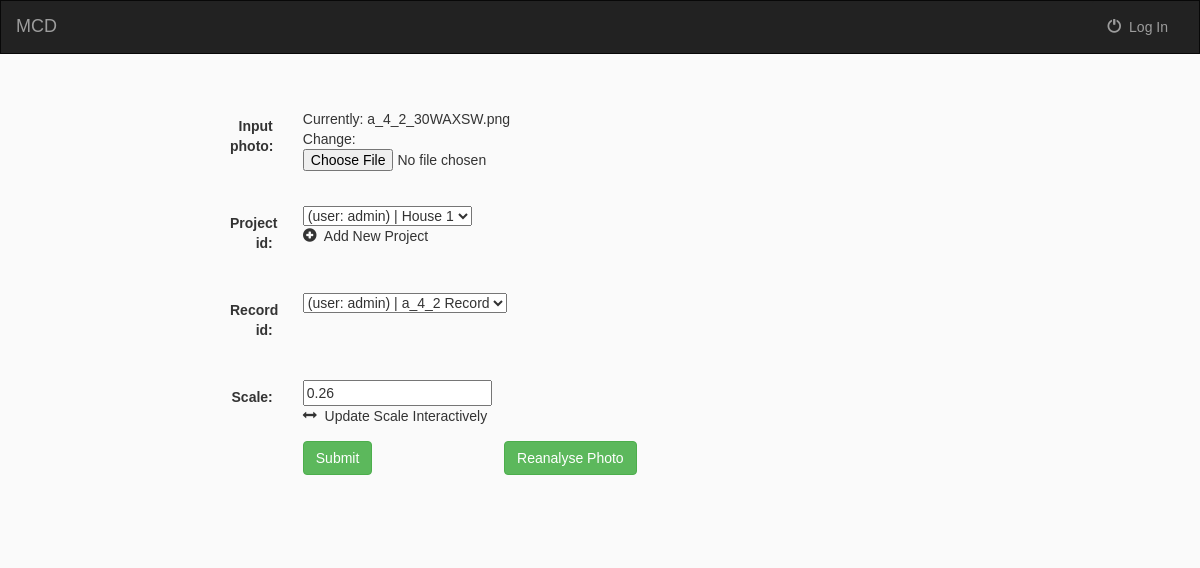
/mcd/update/73, run on an earlier commit of the app's database.
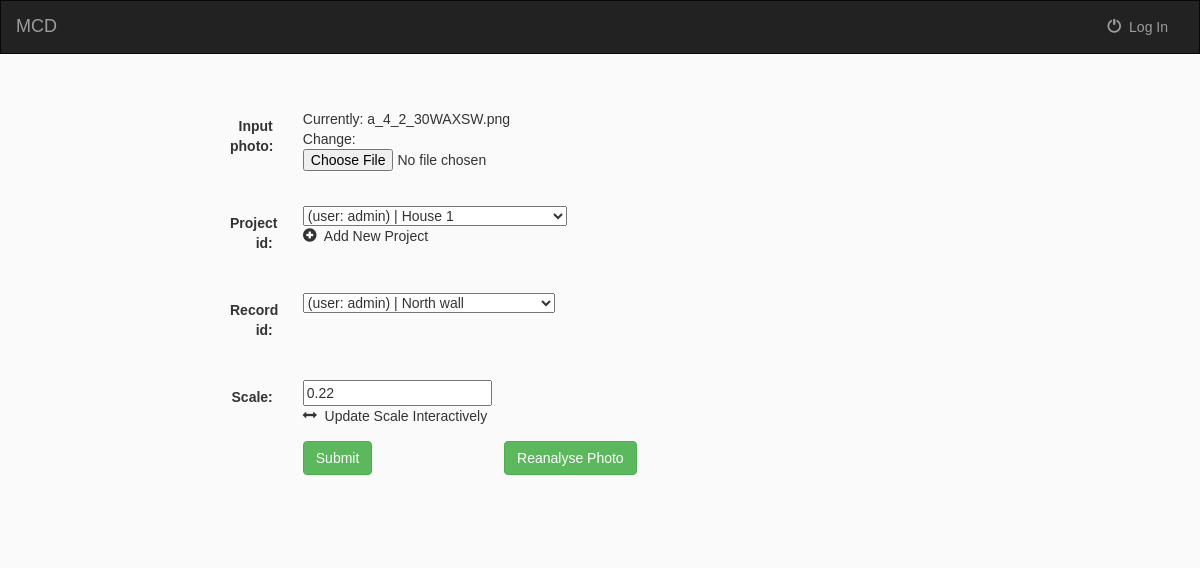
And on a later commit of the database.
### mcd/models.py (models this page shows, shortened)
class MCD_Photo_Analysis (models.Model):
    uploaded_by_user_id = models.ForeignKey(User, on_delete=models.CASCADE)
    project_id           = models.ForeignKey(MCD_Project, default=1, on_delete=models.CASCADE)
    record_id           = models.ForeignKey(MCD_Record, null=True, blank=True, on_delete=models.CASCADE)
    title               = models.CharField(max_length=100, null=False, default="Untitled")
    input_photo         = models.FileField(null=False, blank=False)
    overlay_photo       = models.FileField(null=True, blank=True)
    output_photo        = models.FileField(null=True, blank=True)
    crack_labels_photo  = models.FileField(null=True, blank=True)
    crack_labels_csv    = models.FileField(null=True, blank=True)
    analysis_complete   = models.BooleanField(null=False, default=False)
    crack_length        = models.DecimalField(null=True, default=-1,
                                              max_digits=8, decimal_places=2)
    scale               = models.DecimalField(null=True, default=1,
                                              max_digits=8, decimal_places=2)
    datetime_taken          = models.DateTimeField(null=True)
    datetime_uploaded       = models.DateTimeField(null=True)
    datetime_analysed       = models.DateTimeField(null=True)

### mcd/views.py (the view, shortened to what this page needs)
# urls.py: url(r'^update/(?P<pk>[0-9]+)$', views.PhotoAnalysisUpdate.as_view(), name='update'),
class PhotoAnalysisUpdate(UpdateView):
    model = MCD_Photo_Analysis
    template_name = 'mcd/mcd_photo_analysis_update_form.html'
    fields = ['input_photo', 'project_id', 'record_id', 'scale']
    def get_context_data(self, **kwargs):
        current_object = self.kwargs['pk']
        data = super().get_context_data(**kwargs)
        data['current_id'] = int(current_object)
        return data

### mcd/models.py (called while the page is built)
    def __str__(self):
        return "(user: " + str(self.uploaded_by_user_id) + \
               ") | " + str(self.title)

    def __str__(self):
        return "(user: " + str(self.uploaded_by_user_id) + \
               ") | " + str(self.title)

### mcd/templates/mcd/mcd_photo_analysis_update_form.html (shortened to what this page needs)
{% extends 'mcd/base.html' %}
{% block body %}
<div class="container-fluid">
    <div class="row">
        <div class="col-sm-12 col-md-7">
            <div class="panel-body">
                <form class="form-horizontal" action="" method="post"
                 enctype="multipart/form-data">
                    {% for field in form %}
                        <div class="form-group">
                            <div  class="col-sm-offset-2 col-sm-10">
                            </div>
                            <label class="control-label col-sm-2"
                                   for="">
                                {{ field.label_tag }}
                            </label>
                            <div class="col-sm-10">
                                {{ field }}
                            </div>
                            {% if field.html_name == "project_id" %}
                            <div class="col-sm-10">
                              <a href="{% url 'mcd:project-add' %}">
                                  <span class="glyphicon glyphicon-plus-sign" aria-hidden="true"></span>&nbsp
                                  Add New Project
                              </a>
                            </div>
                            {% endif %}
                            {% if field.html_name == "scale" %}
                                <div class="col-sm-10">
                                  <a href="../add-scale-3/{{ current_id }}/1/1/g/?11,11">
                                      <span class="glyphicon glyphicon-resize-horizontal" aria-hidden="true"></span>&nbsp
                                      Update Scale Interactively
                                  </a>
                                </div>
                            {% endif %}
                        </div>
                    {% endfor %}
                    <div class="form-group floating-wrapper">
                        <div class="col-sm-offset-2 col-sm-10">
                            <button type="submit" class="btn btn-success">
                                Submit
                            </button>
                        </div>
                        <div class="col-sm-offset-2 col-sm-10">
                            <button name="reanalyse" type="submit" class="btn btn-success">
                                Reanalyse Photo
                            </button>
                        </div>
                    </div>
                </form>
            </div>
        </div>
    </div>
</div>
{% endblock %}

What changed in the data, as far as the page shows it:
changed MCD_Photo_Analysis "(user: admin) | House 1": record_id "(user: admin) | a_4_2 Record" → "(user: admin) | North wall"; scale "0.26" → "0.22"
